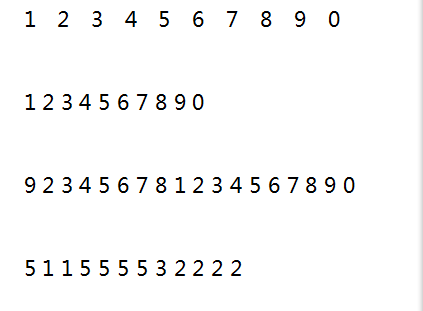
//> input picture images/digit-01.png, 423 x 311 px
$ ./014_kaze_match_demo   (built with g++ and OpenCV 4)
//> lines starting //> are read from the running program, lines starting //| are printed output that depends on the picture
#include<opencv2/core.hpp>
#include<opencv2/imgcodecs.hpp>
#include<opencv2/imgproc.hpp>
#include<opencv2/highgui.hpp>
#include <opencv2/xfeatures2d.hpp>
#include <iostream>
#include <math.h>

using namespace cv;
using namespace std;

int main(int argc, char** argv) {
	Mat img1 = imread("/home/younger/VSCode_WorkSpace/Project_CPP/VSCode_Cmake_OpenCV_Learning/images/digit-01.png", IMREAD_GRAYSCALE);
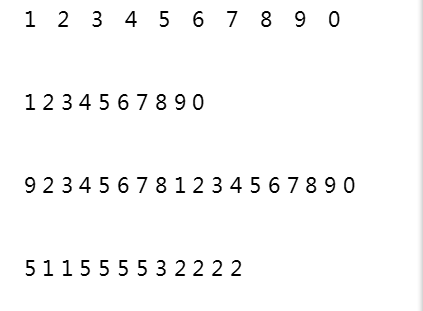
//> img1: 311 rows x 423 cols, CV_8UC1; min 0, max 255, mean 248.9
	Mat img2 = imread("/home/younger/VSCode_WorkSpace/Project_CPP/VSCode_Cmake_OpenCV_Learning/images/digit-02.png", IMREAD_GRAYSCALE);
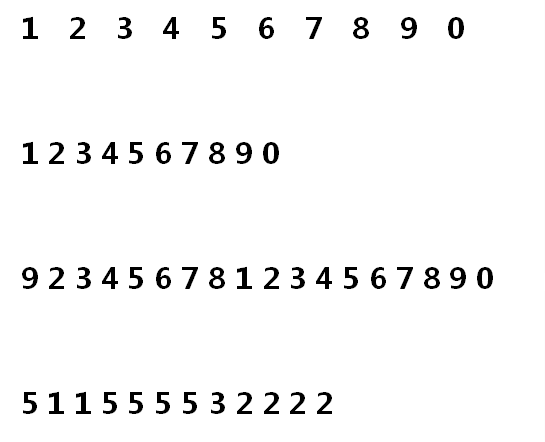
//> input picture images/digit-02.png, 545 x 442 px
//> img2 is the input picture: 442 rows x 545 cols, CV_8UC1; min 0, max 255, mean 246.5
	if (img1.empty() || img2.empty()) {
		printf("could not load images...\n");
		return -1;
	}
	imshow("box image", img1);
	imshow("scene image", img2);


	// extract akaze features
	Ptr<AKAZE> detector = AKAZE::create();
	vector<KeyPoint> keypoints_obj;
	vector<KeyPoint> keypoints_scene;
	Mat descriptor_obj, descriptor_scene;
	double t1 = getTickCount();
	detector->detectAndCompute(img1, Mat(), keypoints_obj, descriptor_obj);
//> keypoints_obj = 300 keypoints; strongest (x, y, size): (180, 191, 5.7), (30, 108, 4.8), (48, 274, 4.8), (67, 274, 4.8)
	detector->detectAndCompute(img2, Mat(), keypoints_scene, descriptor_scene);
//> keypoints_scene = 436 keypoints; strongest (x, y, size): (243, 270, 5.7), (55, 395, 5.7), (82, 395, 5.7), (243, 149, 4.8)
	double t2 = getTickCount();
	double tkaze = 1000 * (t2 - t1) / getTickFrequency();
	printf("AKAZE Time consume(ms) : %f\n", tkaze);

	// matching
	FlannBasedMatcher matcher(new flann::LshIndexParams(20, 10, 2));
	//FlannBasedMatcher matcher;
	vector<DMatch> matches;
	matcher.match(descriptor_obj, descriptor_scene, matches);
//> matches = 300 matches

	// draw matches(key points)
	Mat akazeMatchesImg;
	drawMatches(img1, keypoints_obj, img2, keypoints_scene, matches, akazeMatchesImg);
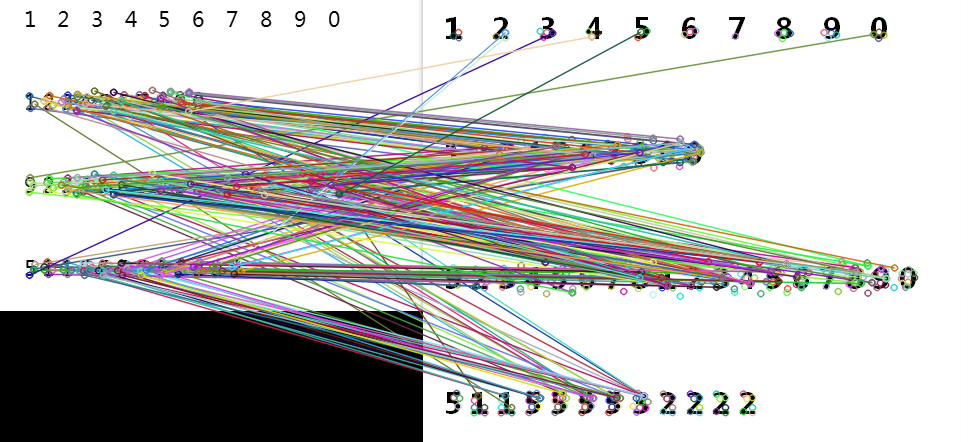
//> akazeMatchesImg: 442 rows x 968 cols, CV_8UC3; mean B, G, R 190.4, 192.1, 192
	imshow("akaze match result", akazeMatchesImg);

	vector<DMatch> goodMatches;
	double minDist = 100, maxDist = 0;
	for (int i = 0; i < descriptor_obj.rows; i++) {
		double dist = matches[i].distance;
		if (dist < minDist) {
			minDist = dist;
		}
		if (dist > maxDist) {
			maxDist = dist;
		}
	}
//> this loop made 300 passes
//> (dist, minDist) on passes 3, 4, 5, 33, 203: (79, 79), (41, 41), (35, 35), (27, 27), (10, 10)
//> (dist, maxDist) on passes 1, 2, 20, 36: (105, 105), (109, 109), (116, 116), (140, 140)
//> after the loop, minDist = 10; maxDist = 140
	printf("min distance : %f", minDist);
//| min distance : 10.000000

	for (int i = 0; i < descriptor_obj.rows; i++) {
		double dist = matches[i].distance;
		if (dist < max( 3*minDist, 0.02)) {
			goodMatches.push_back(matches[i]);
		}
	}
//> this loop made 300 passes
//> dist on passes 1 to 3: 105, 109, 79

	drawMatches(img1, keypoints_obj, img2, keypoints_scene, goodMatches, akazeMatchesImg, Scalar::all(-1),
		Scalar::all(-1), vector<char>(), DrawMatchesFlags::NOT_DRAW_SINGLE_POINTS);
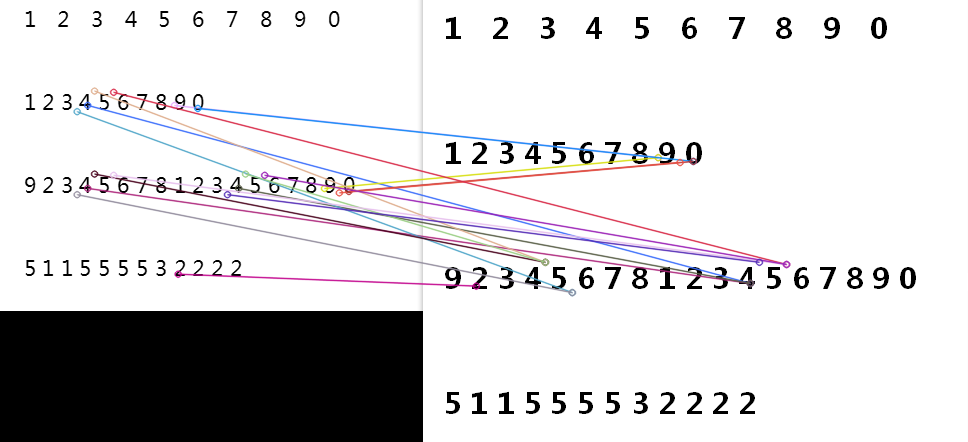
//> akazeMatchesImg: 442 rows x 968 cols, CV_8UC3; mean B, G, R 212.8, 211.6, 212.7
	imshow("good match result", akazeMatchesImg);

	waitKey(0);
	return 0;
}
